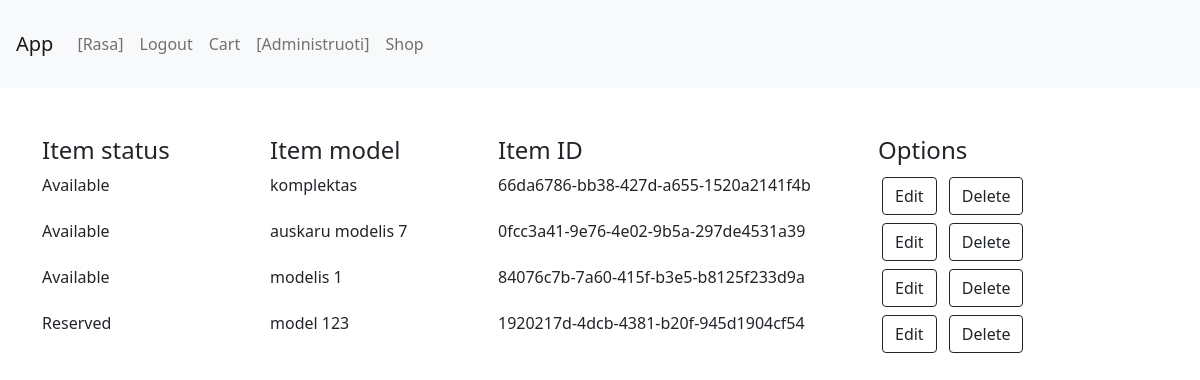
Page /app/administrator/view_items (signed in) on the committed database.
### shop/models.py (models this page shows, shortened)
class Item(models.Model):
    id = models.UUIDField(primary_key=True, default=uuid.uuid4)
    item_model_id = models.ForeignKey(ItemModel, on_delete=models.CASCADE, null=True, blank=True)
    ITEM_STATUS = (
        ('u', 'Unavailable'),
        ('a', 'Available'),
        ('r', 'Reserved'),
        ('s', 'Sold'),
    )
    status = models.CharField(
        "Status",
        max_length=1,
        choices=ITEM_STATUS,
        blank=True,
        default='u',
        help_text="Item status"
    )

class ItemModel(models.Model):
    item_model_name = models.CharField("Item model name", max_length=30, help_text="shop item category name")
    category_id = models.ManyToManyField("ItemCategory", help_text="Item category")
    price = models.FloatField("Item price", default="0.00")
    photo = models.ImageField(default="item_pics/default.jpg", upload_to="item_pics", null=True)

### shop/views.py (the view)
# urls.py: path("administrator/view_items", views.ItemView.as_view(), name='view_items_list_n'),
class ItemView(LoginRequiredMixin, UserPassesTestMixin, generic.ListView):
    model = Item
    context_object_name = 'item_list'
    template_name = 'view_items_list.html'
    paginate_by = 5
    def get_queryset(self):
        query = Item.objects.order_by('item_model_id')
        return query
    def test_func(self):
        user_groups_list = [group.name for group in self.request.user.groups.all()]
        if admin_group_name in user_groups_list:
            return True
        else:
            return False

### shop/templates/view_items_list.html (shortened to what this page needs)
{% extends "base.html" %}
{% block content %}
{% for group in user.groups.all %}
{% if group.name == 'shop_admin' %}
<div class="container mt-5">
    <div class="row row-cols-5">
        <div class="col">
            <h4>Item status</h4>
        </div>
        <div class="col">
            <h4>Item model</h4>
        </div>
        <div class="col col-4">
            <h4>Item ID</h4>
        </div>
        <div class="col">
            <h4>Options</h4>
        </div>
        {% for item_obj in item_list %}
        <div class="col">
            {{ item_obj.get_status_display }}
        </div>
        <div class="col">
            {{ item_obj.item_model_id.item_model_name }}
        </div>
        <div class="col col-4"">
            {{ item_obj.id }}
        </div>
        <div class="col">
            <a class="btn btn-outline-dark m-1" href="{% url 'update_item_n' item_obj.id %}"
               role="button">Edit</a>
            <a class="btn btn-outline-dark m-1" href="{% url 'delete_item_n' item_obj.id %}"
               role="button">Delete</a>
        </div>
        {% endfor %}
    </div>
</div>
{% endif %}
{% endfor %}
{% endblock %}

### shop/templates/navbar_1.html (shortened to what this page needs)
<nav class="navbar navbar-expand-lg navbar-light bg-light">
    <div class="container-fluid p-3">
        <a class="navbar-brand" href="{% url 'index_n' %}">App</a>
        <div class="collapse navbar-collapse" id="navbarSupportedContent">
            <ul class="navbar-nav me-auto mb-2 mb-lg-0">
                {% if user.is_authenticated %}
                <li class="nav-item">
                    <a class="nav-link" href="{% url 'user_profile_n' %}">[{{ user.get_username }}]</a>
                </li>
                <li class="nav-item">
                    <a class="nav-link" href="{% url 'logout' %}?next=/">Logout</a>
                </li>
                <li class="nav-item">
                    <a class="nav-link" href="{% url 'user_cart_n' %}">Cart</a>
                </li>
                {% for group in user.groups.all %}
                {% if group.name == 'shop_admin' %}
                <li class="nav-item">
                    <a class="nav-link" href="{% url 'administrator_n' %}">[Administruoti]</a>
                </li>
                {% endif %}
                {% endfor %}
                {% endif %}
                <li class="nav-item">
                    <a class="nav-link" href="{% url 'view_items_models_list_n' %}">Shop</a>
                </li>
            </ul>
        </div>
    </div>
</nav>

### rows in the picture
Item: status "Available", item_model_id.item_model_name "komplektas", id "66da6786-bb38-427d-a655-1520a2141f4b"
Item: status "Available", item_model_id.item_model_name "auskaru modelis 7", id "0fcc3a41-9e76-4e02-9b5a-297de4531a39"
Item: status "Available", item_model_id.item_model_name "modelis 1", id "84076c7b-7a60-415f-b3e5-b8125f233d9a"
Item: status "Reserved", item_model_id.item_model_name "model 123", id "1920217d-4dcb-4381-b20f-945d1904cf54"

### other values in the picture
{{ user.get_username }} "Rasa"
